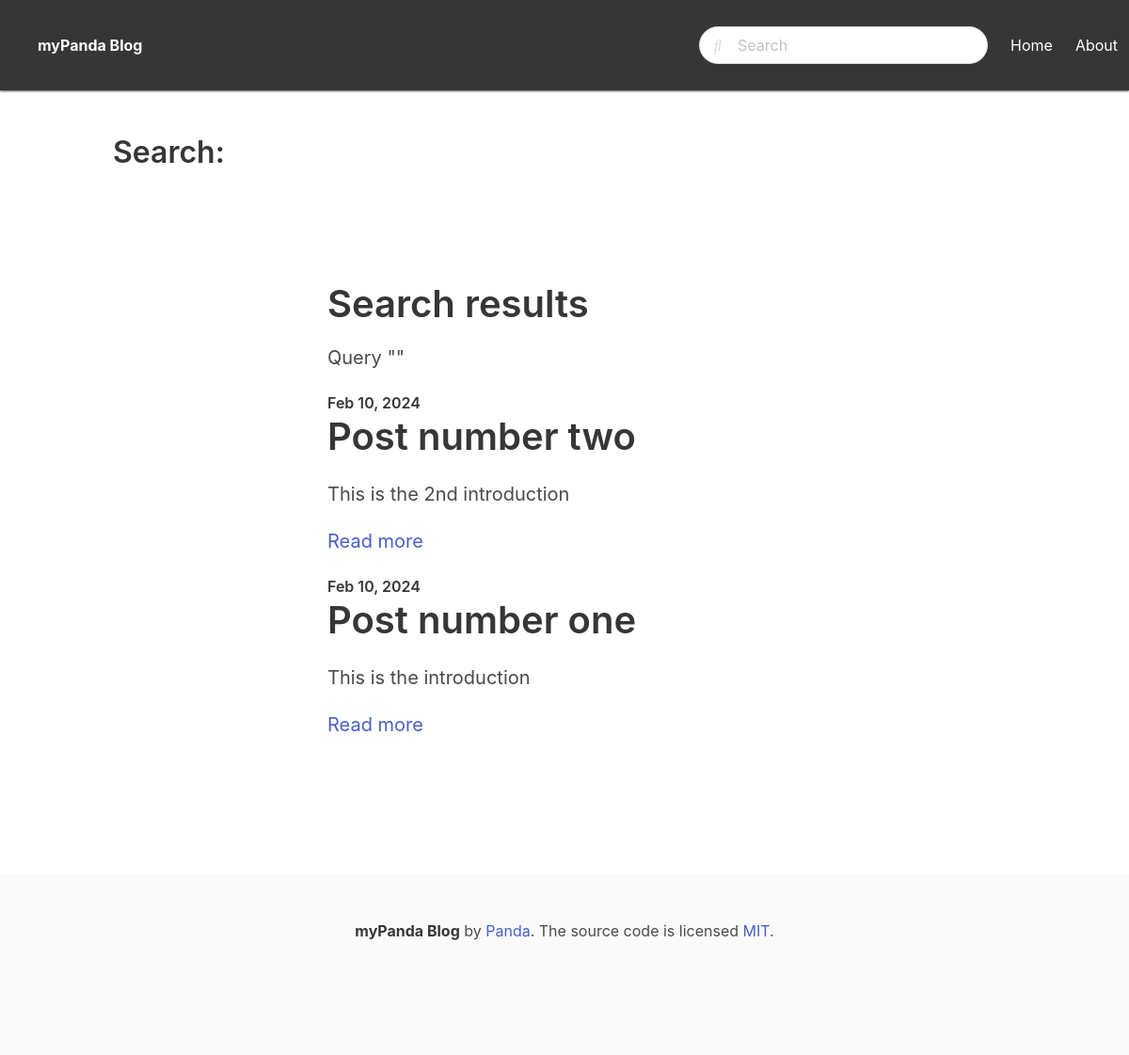
/search/, run on an earlier commit of the app's database.
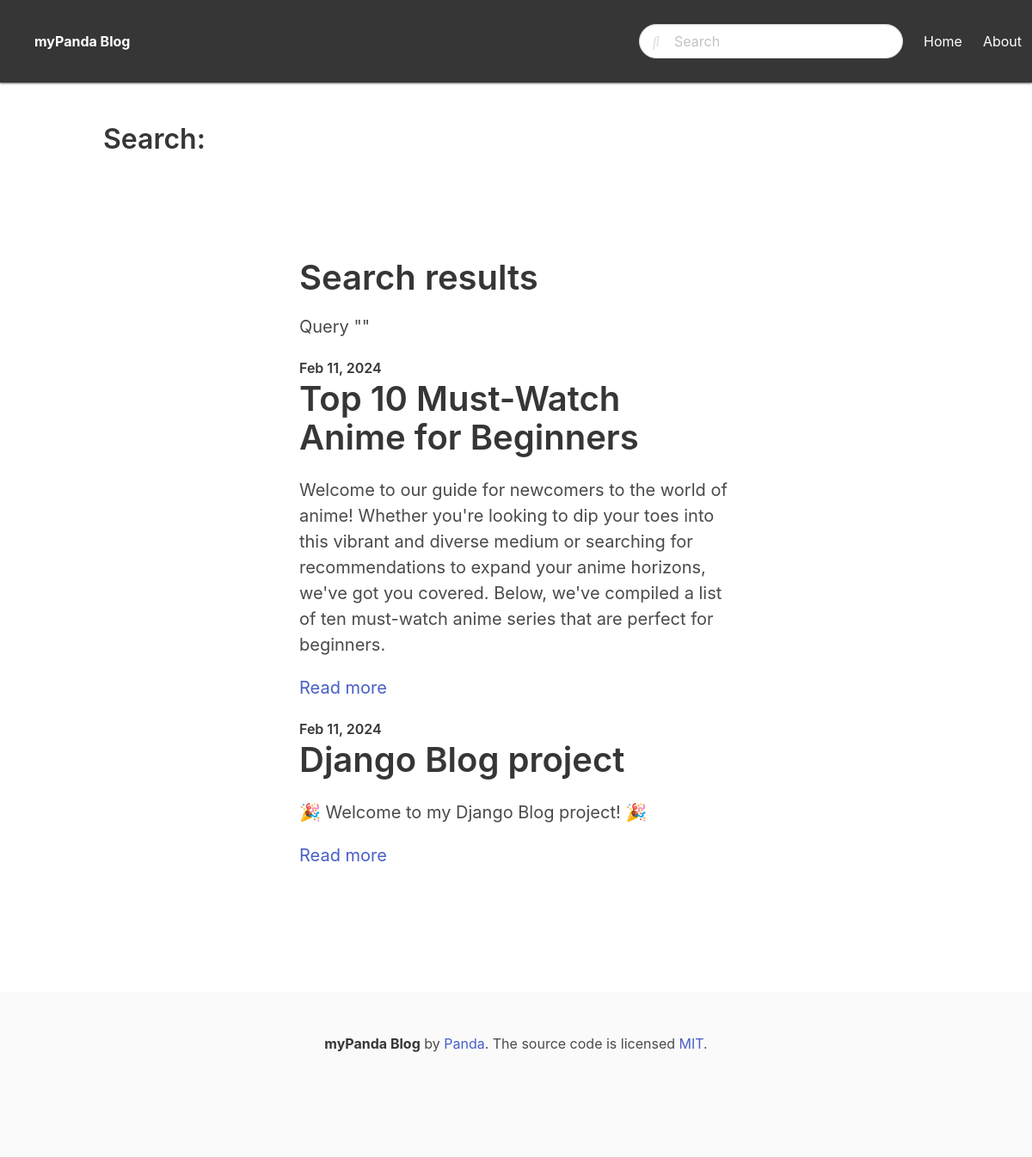
And on a later commit of the database.
### blog/models.py (models this page shows, shortened)
class Post(models.Model):
    ACTIVE = 'active'
    DRAFT = 'draft'
    CHOICES_STATUS = (
        (ACTIVE, 'Active'),
        (DRAFT, 'Draft'),
    )
    title = models.CharField(max_length=255)
    slug = models.SlugField()
    category = models.ForeignKey(Category, related_name="posts", on_delete=models.CASCADE)
    intro = models.TextField()
    content = models.TextField()
    created_at = models.DateTimeField(auto_now_add=True)
    updated_at = models.DateTimeField(auto_now=True)
    status = models.CharField(max_length=10, choices=CHOICES_STATUS, default=ACTIVE)
    image = models.ImageField(upload_to="uploads/", null=True, blank=True)
    class Meta:
        ordering = ["-created_at",]

### blog/views.py (the view)
# urls.py: path("search/", search, name="search"),
def search(request):
    query = request.GET.get('query', '')
    posts = Post.objects.filter(status=Post.ACTIVE).filter(Q(title__icontains=query) | Q(content__icontains=query) | Q(intro__icontains=query))
    return render(request, 'search.html', {'query': query, 'posts': posts})

### templates/search.html (shortened to what this page needs)
{% extends 'base.html' %}
{% block content %}
    <h1 class="title">Search: {{ query }}</h1>
        <section class="hero">
            <div class="hero-body">
                <div class="container">
                    <section class="section">
                        <div class="columns">
                            <div class="column is-8 is-offset-2">
                                <div class="content is-medium">
                                    <h1>Search results</h1>
                                    <p>Query "{{ query }}"</p>
                                </div>
                                {% for post in posts %}
                                    <div class="content is-medium">
                                        <h2 class="subtitle is-6">{{ post.created_at | date:"M d, Y" }}</h2>
                                        <h1 class="title">{{ post.title }}</h1>
                                        <p>{{ post.intro }}</p>
                                        <a href="{% url 'post_detail' post.slug %}">Read more</a>
                                    </div>
                                    {% empty %}
                                        <div class="content">
                                            <p>No results for the query...</p>
                                        </div>
                                {% endfor %}
                            </div>
                        </div>
                    </section>
                </div>
            </div>
        </section>
{% endblock %}

What changed in the data, as far as the page shows it:
removed Post: created_at "Feb 10, 2024", title "Post number two", intro "This is the 2nd introduction"
removed Post: created_at "Feb 10, 2024", title "Post number one", intro "This is the introduction"
added Post: created_at "Feb 11, 2024", title "Top 10 Must-Watch Anime for Beginners", intro "Welcome to our guide for newcomers to the world of anime! Whether you're looking to dip your toes into this vibrant and diverse medium or searching for recommendations to expand your anime horizons, we've got you covered. Below, we've compiled a list of ten must-watch anime series that are perfect for beginners."
added Post: created_at "Feb 11, 2024", title "Django Blog project", intro "🎉 Welcome to my Django Blog project! 🎉"
